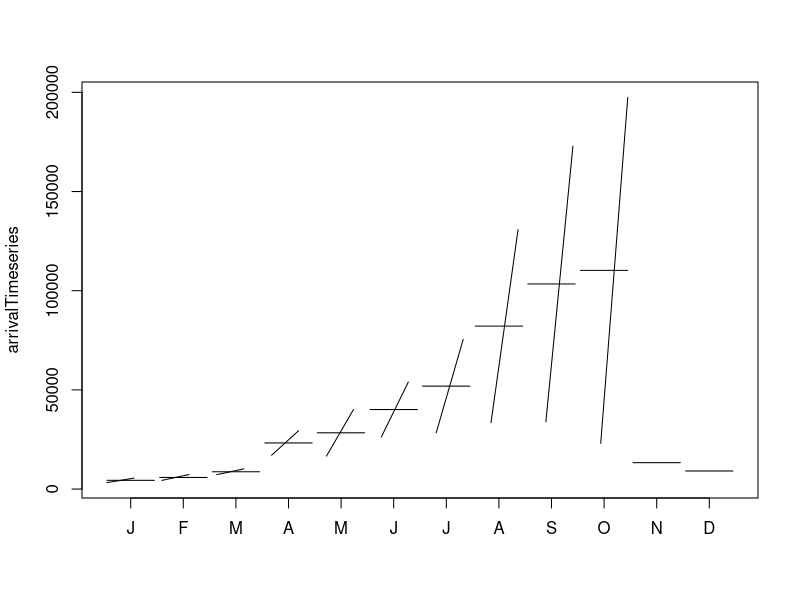
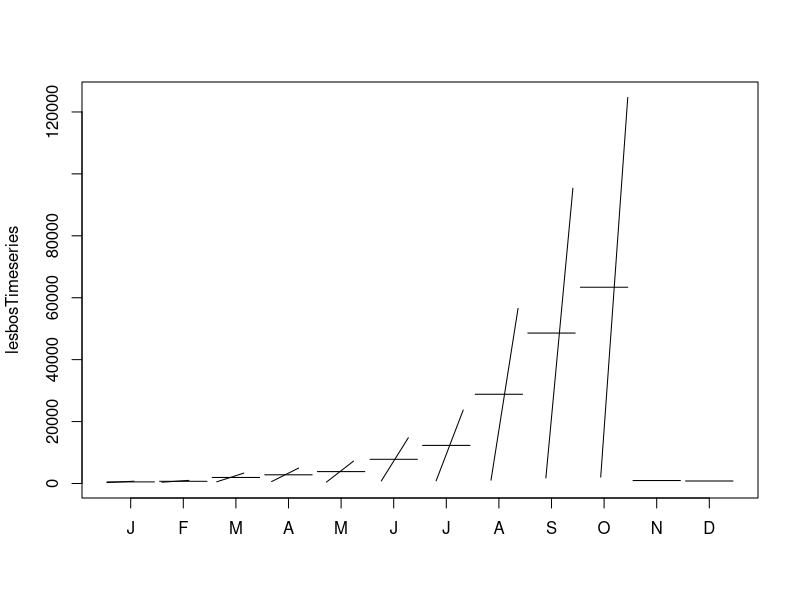
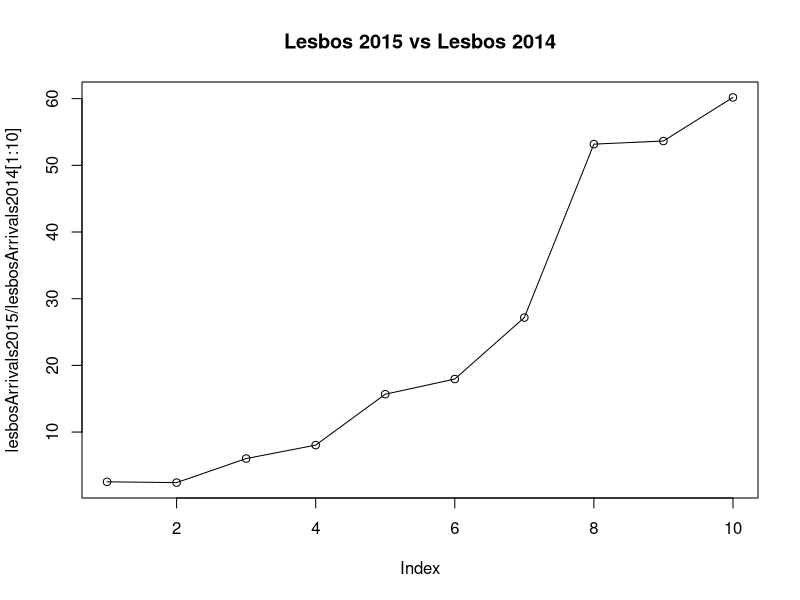
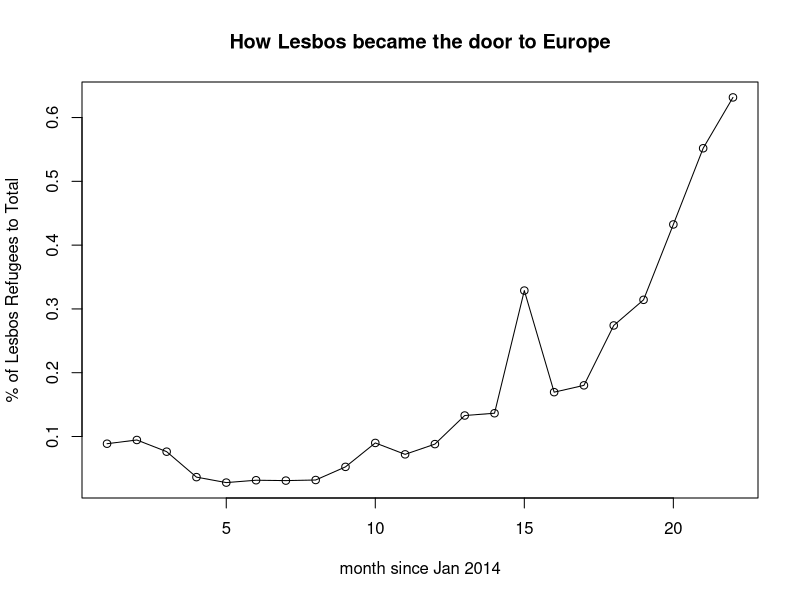
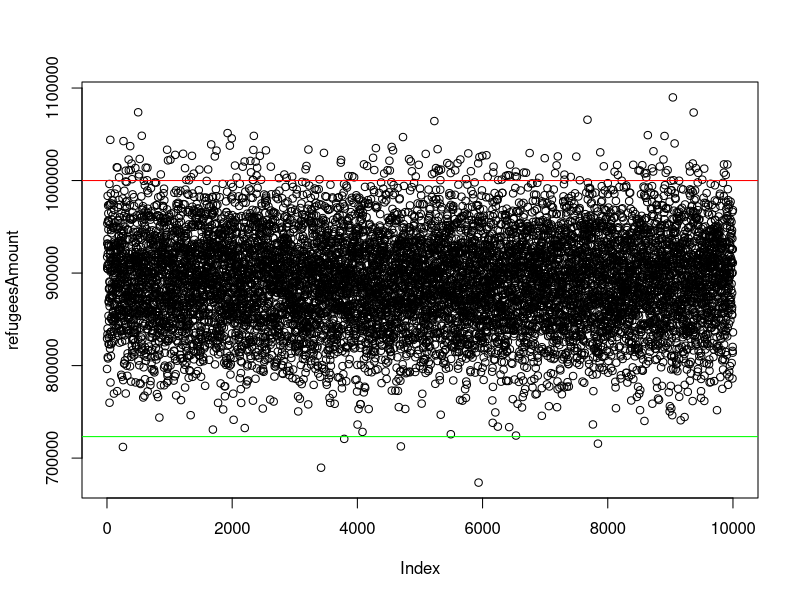

The R script that drew these images, in order:
#' ---
#' title: "How plausible are more than 1MM Refugees hitting the sea shores of Europe?"
#' author: "Roland Kofler"
#' date: "Nov 1th, 2015"
#' output: html_document
#' ---

#' # Rationale
#' 
#' > As of 31 December 2015, how many refugees and migrants will UNHCR report as having arrived in Europe by sea?
#' > Europe is facing a refugee crisis [...]. Question will be resolved using the data available on UNHCR's Emergency Response Page for the Mediterranean as of 31 December 2015 (http://data.unhcr.org/mediterranean/regional.html ).
#'
#' -- from an [Open Good Judgment Question](https://www.gjopen.com/questions/45-as-of-31-december-2015-how-many-refugees-and-migrants-will-unhcr-report-as-having-arrived-in-europe-by-sea)
#' 
#' The code is in the public domain and I encourage you to play! (CC BY 3.0) Roland Kofler. 
#' Any Idea how to improve? Contact me via Gmail: my name separated by a dot.
#' 
#' [Source](https://github.com/rolandkofler/refugees) on GitHub
#'
#' Found [the freaking raw data](http://data.unhcr.org/data_sources/mediterranean/data.xls?_=1446294376729)
#' 
#' Its [all about Lesbos](https://docs.google.com/spreadsheets/d/1maUaql6nBbNsDN7aee1KMVtmLWWZwas3vBdhWbDo93E/edit#gid=1996949114)! 
#' 
#' ## Facts
October=10 
September=9   #you get the idea
reportedAmount=723221
aMillion=10^6
N=10000;
arrivals2014= c(3270, 4369, 7283, 17084, 16627, 26221, 28303, 33478, 33944, 23050, 13318, 9107)
arrivals2015= c( 5546,  7343,	10184,	29441,	40117,	53987,	75483,	130837,	172843,	197440)
lesbosArrivals2014= c(290, 413, 555, 620, 461, 824, 873, 1064, 1778, 2072, 959, 802)
lesbosArrivals2015= c(737, 1002, 3348, 4990, 7228, 14796, 23721, 56579, 95384, 124698)

syrianRefugees=4000000

#' # Data Analysis
arrivalsFor2Years <- c(arrivals2014, arrivals2015)
arrivalTimeseries <- ts(arrivalsFor2Years, start=c(2014, 1), end=c(2015, 10), frequency=12)

lesbosArrivalsFor2Years <- c(lesbosArrivals2014, lesbosArrivals2015)
lesbosTimeseries <- ts(lesbosArrivalsFor2Years, start=c(2014, 1), end=c(2015, 10), frequency=12)

#' ## Monthplots
#' They are looking as nobody can stop the trend
#' Lesbos is the main door to the EU, being the greatest Island of the EU only a few km ashore of Turkey it is reachable with a dingi boat
#' 
monthplot(arrivalTimeseries)
monthplot(lesbosTimeseries)
#library(forecast)
#seasonplot(arrivalTimeseries) 
#seasonplot(lesbosTimeseries) 

#' ## Extreme situation in Lesbos
plot(lesbosArrivals2015/ lesbosArrivals2014[1:10], type = 'o', main="Lesbos 2015 vs Lesbos 2014")

changeRateLesbosArrivalsYoY <- lesbosArrivalsFor2Years/arrivalsFor2Years
plot(changeRateLesbosArrivalsYoY, type = 'o', main="How Lesbos became the door to Europe", xlab="month since Jan 2014", ylab="% of Lesbos Refugees to Total")

#' If you are a Refugee Maximalista -- someone who believes that more than a million will come -- its worth to take a look at 
#' [How Greek Island behaved in Winter 2014](https://docs.google.com/spreadsheets/d/1maUaql6nBbNsDN7aee1KMVtmLWWZwas3vBdhWbDo93E/pubchart?oid=219698616&format=interactive)
#' 

#' # Monte Carlo Simulation
#' ## model parameters
#' if refugee inflow behave the same like last year in Lesbos 
mean1= lesbosArrivals2014[11]/lesbosArrivals2014[10]
mean2= lesbosArrivals2014[12]/lesbosArrivals2014[10]

#' we get means mean1=`r mean1`, mean2=`r  mean2`
#' 
#' **BIG OPEN Question: how to estimate our Standard Deviation?**
#' If I understand the bell curve correctly I shoud set a SD so that no event lays outside of the plausible range. so not below already reportedAmount
#' If thats the case > 1mm is so imporbable. 
standardDeviation= 0.18
weight1= rnorm(N, mean=mean1, sd=standardDeviation)
weight2= rnorm(N, mean=mean2, sd=standardDeviation)

#' ## Calculations
arrivalsNovember = arrivals2015[October] * weight1
arrivalsDecember = arrivals2015[October] * weight2 
futureArrivals= arrivalsNovember + arrivalsDecember
refugeesAmount = reportedAmount + futureArrivals
plot(refugeesAmount)
abline(h=aMillion, col="red");
abline(h=reportedAmount, col="green");
overAmillion = refugeesAmount > 10^6
ProbabilityOverMillion= sum(overAmillion)/N
#' ## Probability of more than a Million Refuges
print(ProbabilityOverMillion * 100)
